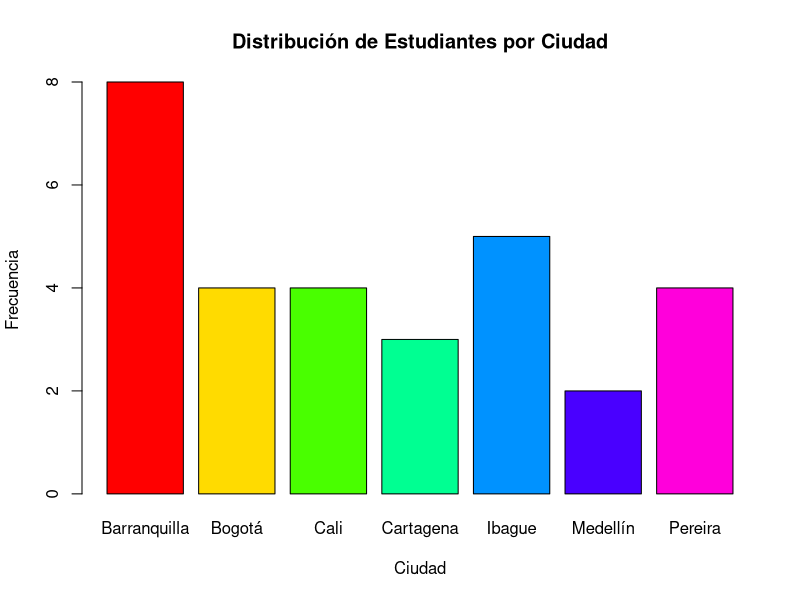
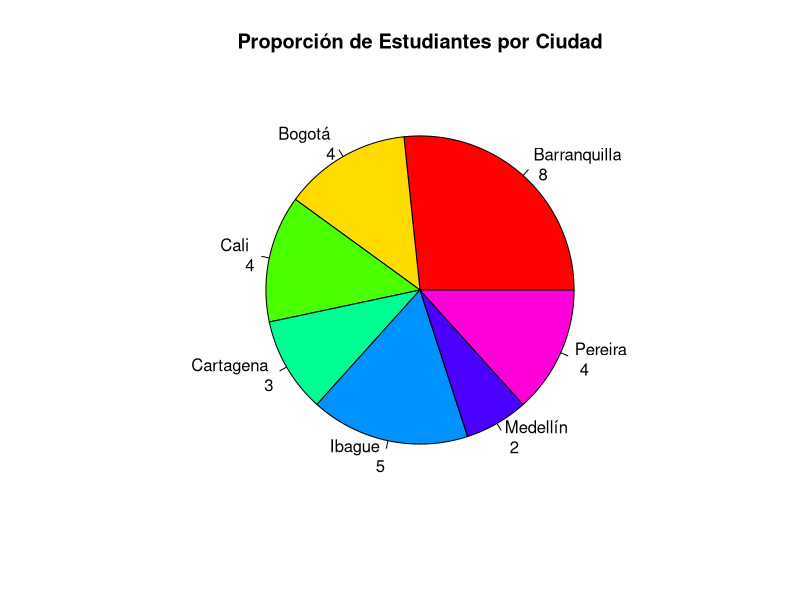

Write R code to recreate these figures, in order.
# INTEGRANTE: Edwin Alexander Ospina Penna
# CORREO INSTITUCIONAL: eospinap@estudiante.ibero.edu.co
# IDBANNER: 100136699




# Establecer la semilla para la generación de números aleatorios 
set.seed(123)

# Generar un vector de sexo con 30 muestras aleatorias de "Femenino" y "Masculino"
Sexo <- sample(c("Femenino", "Masculino"), 30, replace = TRUE)

# Generar un vector de edades con 30 muestras aleatorias entre 20 y 35 años
Edad <- sample(20:35, 30, replace = TRUE)

# Generar un vector de estaturas con 30 muestras aleatorias, con una media de 1.50 metros y desviacion estándar de 0.1, redondeado a 2 decimal
Estatura <- round(rnorm(30, mean = 1.50, sd = 0.1), 2) 

# Generar un vector de notas con 30 muestras aleatorias, con una media de 3.0 y desviacion estándar de 1, redondeado a 1 deciamal
Nota <- round(rnorm(30, mean = 3.0, sd = 1), 1)  

# Generar un vector de ciudades con 30 muestras aleatorias de diferentes ciudades
Ciudad <- sample(c("Bogotá", "Medellín", "Cali", "Barranquilla", "Cartagena", "Ibague", "Pereira"), 30, replace = TRUE)

# Crear un data frame que combine todos los vectores generados
datos <- data.frame(Sexo, Edad, Estatura, Nota, Ciudad)

# Mostrar un resumen estadístico del data frame
summary(datos)

# Calcular la tabla de frecuencias para las ciudades
tabla_ciudad <- table(datos$Ciudad)


# Crear un gráfico de barras para mostrar la distribución de estudiantes por ciudad
barplot(tabla_ciudad, 
        main = "Distribución de Estudiantes por Ciudad", 
        col = rainbow(length(tabla_ciudad)),
        ylab = "Frecuencia", 
        xlab = "Ciudad")

# Crear un gráfico circular para mostrar la proporción de estudiantes por ciudad
pie(tabla_ciudad, 
    main = "Proporción de Estudiantes por Ciudad", 
    col = rainbow(length(tabla_ciudad)), 
    labels = paste(names(tabla_ciudad), "\n", tabla_ciudad)) 

